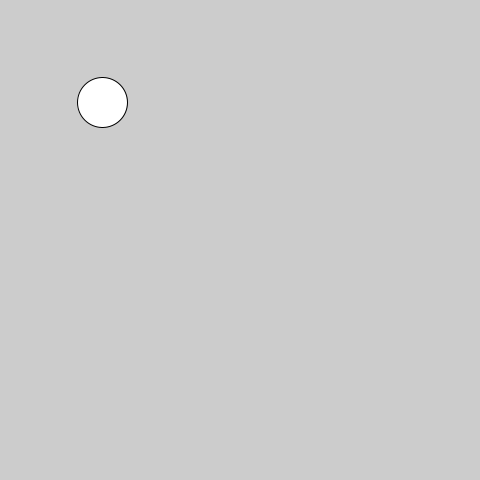
Frame 1 (no input)
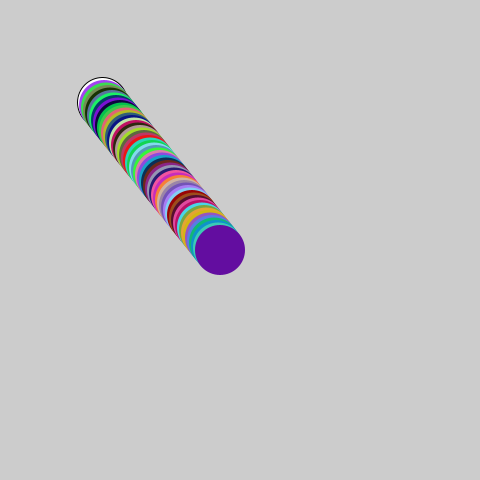
Frame 60 (the mouse pressed at the canvas centre just before this capture)
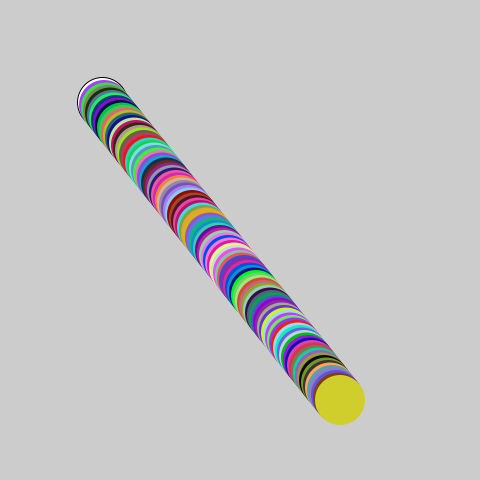
Frame 120 (the mouse held since frame 60 and released just before this capture)

The Processing sketch that drew these frames (run headless with seeded random() and noise(); from frame 60 on, the mouse is pressed at the canvas centre):

// Processing sketch: tq_vector
// ── tq_vector.pde
class Pvector {

  float x, y;
  Pvector(float x_, float y_) {
    x=x_;
    y=y_;
  };
  void add(Pvector v ) {
    y+=v.y;
    x+=v.x;
  }
};


Pvector location;
Pvector velocity;

void setup()
{
  size(480, 480);
  location =new Pvector(100, 100);
  velocity =new Pvector(2, 2.5);
};

void draw() {

  location.add(velocity);
  ellipse(location.x, location.y, 50, 50);
  fill(int(random(255)), int(random(255)), int(random(255)));
  noStroke();

  if (location.x>width||location.x<0) {
    velocity.x=velocity.x*-1;
  };
  if (location.y>width||location.y<0) {
    velocity.y=velocity.y*-1;
  };
}
